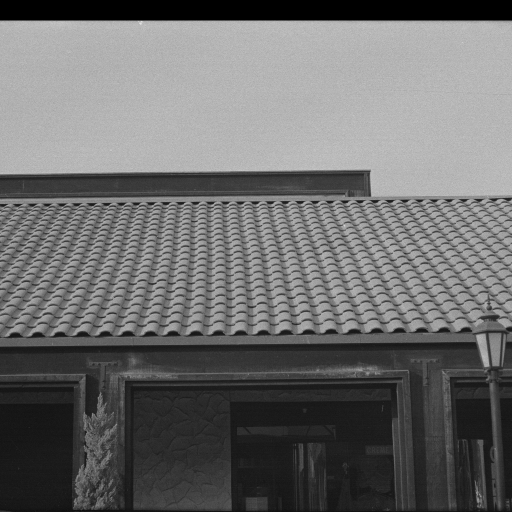
//> input picture cmake-build-debug/1.4.05.tiff, 1024 x 1024 px (shown at 1/2 size)
$ ./main   (built with g++ and OpenCV 4)
//> lines starting //> are read from the running program, lines starting //| are printed output that depends on the picture; after the words box and inside, x2 and y2 are one past the last pixel; in counts of white or black regions, pixels touching at a corner belong together
//> further down, inputImage1 is the input picture: 1024 rows x 1024 cols, CV_8UC1; min 0, max 238, mean 108.6
#include <opencv2/opencv.hpp>
#include <opencv2/highgui/highgui.hpp>
#include <opencv2/imgproc/imgproc.hpp>
#include <iostream>
#include <vector>

// Fonction s pour calculer la valeur en fonction des pixels environnants
int s(int target, int current) {
    return (current - target) <= 0 ? 1 : 0;
}

// Fonction pour modifier l'image selon l'algorithme décrit
cv::Mat modifyImage(const cv::Mat& inputImage) {
    cv::Mat outputImage = inputImage.clone();

    // Parcourir chaque pixel de l'image (en excluant les pixels de bordure)
    for (auto y = 1; y < inputImage.rows - 1; ++y) {
        for (auto x = 1; x < inputImage.cols - 1; ++x) {
            auto sum = 0;

            // Parcourir le voisinage 3x3 autour du pixel courant
            for (auto dy = -1; dy <= 1; ++dy) {
                for (auto dx = -1; dx <= 1; ++dx) {
                    // Calculer la puissance de 2 en fonction de la distance par rapport au pixel central
                    auto power = std::abs(dy) + std::abs(dx);

                    // Ajouter la contribution du pixel à la somme
                    sum += std::pow(2, power) * s(inputImage.at<uchar>(y + dy, x + dx), inputImage.at<uchar>(y, x));
                }
            }

            // Mettre à jour la valeur du pixel dans l'image de sortie
            outputImage.at<uchar>(y, x) = cv::saturate_cast<uchar>(sum);
        }
    }
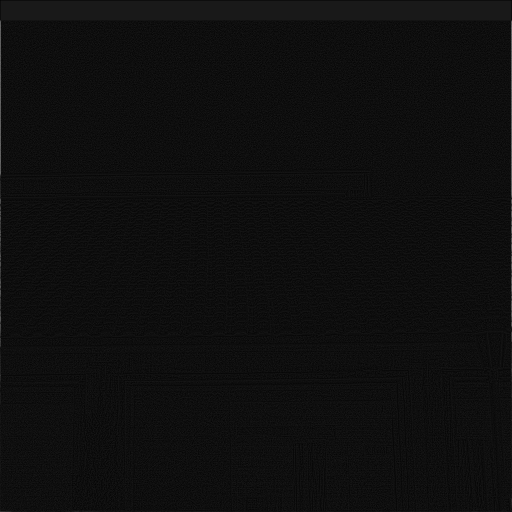
//> outputImage: 1024 rows x 1024 cols, CV_8UC1 (shown at 1/2 size); min 0, max 198, mean 14.3

    return outputImage;
}

// Fonction pour calculer l'histogramme d'une image
std::vector<int> calculateHistogram(const cv::Mat& image) {
    // Créer un tableau pour stocker l'histogramme
    std::vector<int> histogram(256, 0);

    // Calculer l'histogramme
    for (int y = 0; y < image.rows; ++y) {
        for (int x = 0; x < image.cols; ++x) {
            histogram[image.at<uchar>(y, x)]++;
        }
    }
//> after the loop, histogram = 256 values, max 145228 at index 25, min 0 at index 2, mean 4096

    return histogram;
}

int main() {
    // Lire l'image d'entrée
    auto inputImage1 = cv::imread("1.4.05.tiff", cv::IMREAD_GRAYSCALE);
    if (inputImage1.empty()) {
        std::cerr << "Échec de lecture de l'image d'entrée." << std::endl;
        return -1;
    }

    // Modifier l'image
    auto outputImage1 = modifyImage(inputImage1);

    cv::imshow("Image de d'entrée", inputImage1);
    cv::imshow("Image de sortie", outputImage1);

    // Calculer l'histogramme
    std::vector<int> histogram = calculateHistogram(outputImage1);

    // Créer une image vide pour afficher l'histogramme
    cv::Mat histImage(400, 512, CV_8UC3, cv::Scalar(255, 255, 255));

    // Déterminer la largeur d'une barre d'histogramme
    int binWidth = histImage.cols / 256;

    // Trouver la valeur maximale dans l'histogramme pour normaliser l'affichage
    int maxCount = *std::max_element(histogram.begin(), histogram.end());
//> maxCount = 145228

    // Dessiner l'histogramme
    for (int i = 0; i < 256; ++i) {
        int binHeight = cvRound(static_cast<double>(histogram[i]) / maxCount * histImage.rows);
        cv::rectangle(histImage, cv::Point(i * binWidth, histImage.rows), cv::Point((i + 1) * binWidth, histImage.rows - binHeight), cv::Scalar(0, 0, 0), -1);
    }
//> this loop made 256 passes
//> binHeight on passes 1 to 3: 3, 203, 0
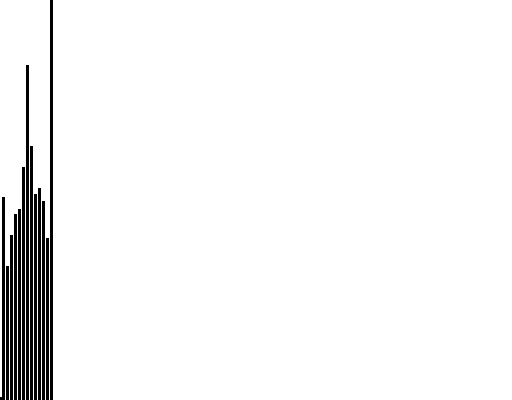
//> histImage: 400 rows x 512 cols, CV_8UC3; 95.8% white; 13 black regions, largest, box (x1, y1, x2, y2) and area: (50, 0, 53, 400) 1200, (26, 65, 29, 400) 1005, (30, 146, 33, 400) 762

    // Dessiner les axes
    cv::line(histImage, cv::Point(0, histImage.rows - 1), cv::Point(histImage.cols - 1, histImage.rows - 1), cv::Scalar(0, 0, 0));
    cv::line(histImage, cv::Point(0, 0), cv::Point(0, histImage.rows - 1), cv::Scalar(0, 0, 0));
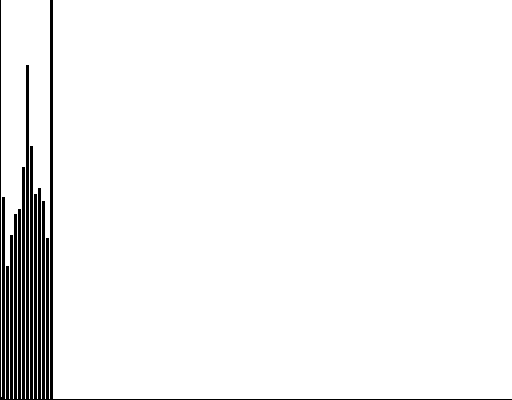
//> histImage: 400 rows x 512 cols, CV_8UC3; 95.4% white; 1 black region, box (x1, y1, x2, y2) and area: (0, 0, 512, 400) 9514

    // Afficher l'histogramme
    cv::imshow("Histogramme", histImage);
    cv::waitKey(0);

    return 0;
}
